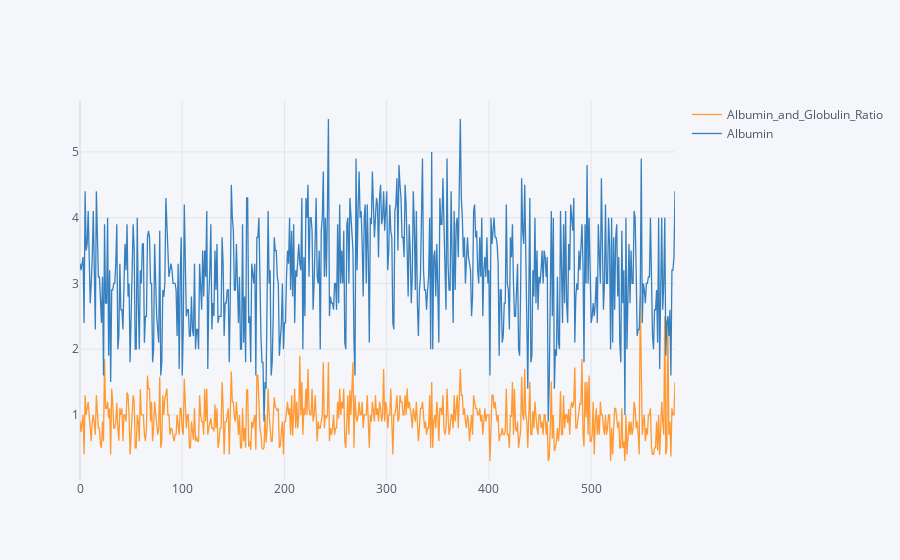

This figure's notebook cell:
### Code cell
data[['Albumin_and_Globulin_Ratio','Albumin']].iplot()

### Figure 1 — Plotly figure (JSON) as saved in the notebook; plotly's stock layout.template omitted (floating-point values rounded to 4 significant figures; data arrays with more than 128 entries replaced by an {"elided": "..."} marker saying what was removed)
{"data": [{"line": {"color": "rgba(255, 153, 51, 1.0)", "dash": "solid", "shape": "linear", "width": 1.3}, "mode": "lines", "name": "Albumin_and_Globulin_Ratio", "text": "", "type": "scatter", "x": {"elided": "583 int values"}, "y": {"elided": "583 float values"}}, {"line": {"color": "rgba(55, 128, 191, 1.0)", "dash": "solid", "shape": "linear", "width": 1.3}, "mode": "lines", "name": "Albumin", "text": "", "type": "scatter", "x": {"elided": "583 int values"}, "y": {"elided": "583 float values"}}], "layout": {"legend": {"bgcolor": "#F5F6F9", "font": {"color": "#4D5663"}}, "paper_bgcolor": "#F5F6F9", "plot_bgcolor": "#F5F6F9", "title": {"font": {"color": "#4D5663"}}, "xaxis": {"gridcolor": "#E1E5ED", "showgrid": true, "tickfont": {"color": "#4D5663"}, "title": {"font": {"color": "#4D5663"}, "text": ""}, "zerolinecolor": "#E1E5ED"}, "yaxis": {"gridcolor": "#E1E5ED", "showgrid": true, "tickfont": {"color": "#4D5663"}, "title": {"font": {"color": "#4D5663"}, "text": ""}, "zerolinecolor": "#E1E5ED"}}}
